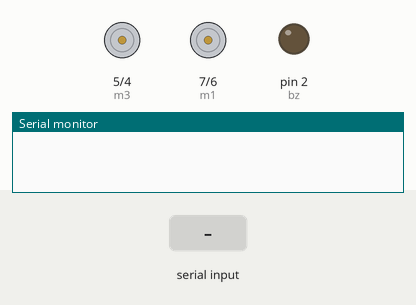
Recording of a sketch running on a simulated Arduino Uno, built with avr-gcc and run on an emulated ATmega328P. Parts: motor-driver pin pairs drawn as motors (green arrow = first pin HIGH = forward, orange = second pin HIGH = backward, longer = more drive), output pins drawn as LEDs (lit = HIGH), the last lines printed to the serial monitor. The inputs (shaded band) are chosen by the test bench.

Above: at 1.2 s.
1.3 s: "1" received over Serial
At 2.1 s:
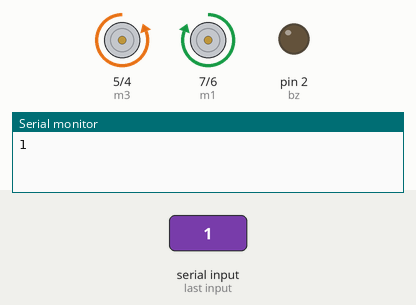
2.8 s: "2" received over Serial
At 3.2 s:
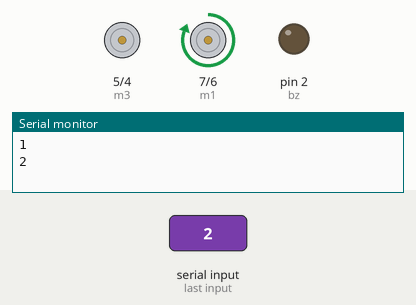
4.3 s: "3" received over Serial
At 5.5 s:
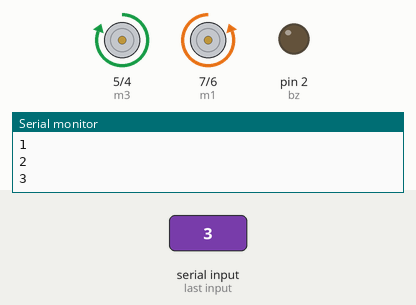
5.8 s: "4" received over Serial
At 6.7 s:
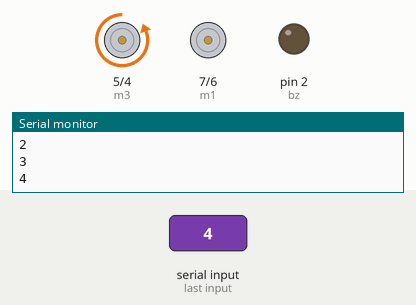
7.3 s: "5" received over Serial
At 7.8 s:
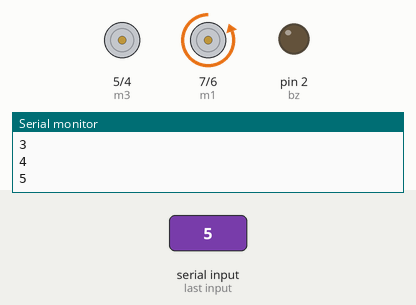
8.8 s: "6" received over Serial
At 10.2 s:
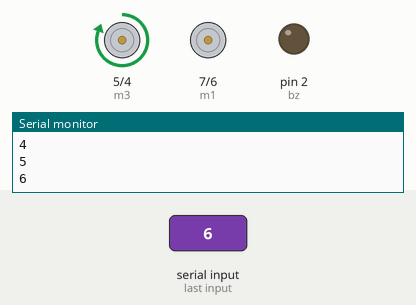
Timing chart, 0 to 11.3 s (numbered marks = the images above; inputs shaded):
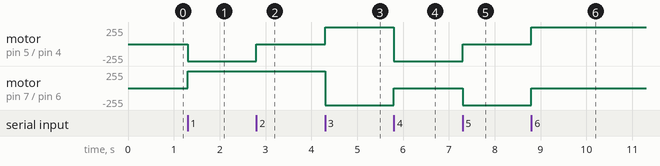

Measured:
- after the input at 1.3 s, motor on pin 5 (m3) / pin 4 (m4): stopped → backward 255/255 at once; motor on pin 7 (m1) / pin 6 (m2): stopped → forward 255/255 at once
- after the input at 2.8 s, motor on pin 5 (m3) / pin 4 (m4): backward 255/255 → stopped at once
- after the input at 4.3 s, motor on pin 5 (m3) / pin 4 (m4): stopped → forward 255/255 at once; motor on pin 7 (m1) / pin 6 (m2): forward 255/255 → backward 255/255 at once
- after the input at 5.8 s, motor on pin 5 (m3) / pin 4 (m4): forward 255/255 → backward 255/255 at once; motor on pin 7 (m1) / pin 6 (m2): backward 255/255 → stopped at once
- after the input at 7.3 s, motor on pin 5 (m3) / pin 4 (m4): backward 255/255 → stopped at once; motor on pin 7 (m1) / pin 6 (m2): stopped → backward 255/255 at once
- after the input at 8.8 s, motor on pin 5 (m3) / pin 4 (m4): stopped → forward 255/255 at once; motor on pin 7 (m1) / pin 6 (m2): backward 255/255 → stopped at once

The sketch:

bluetooooooth.ino
```cpp
 char junk;
  String inputString="";
   const int m1  = 7;
   const int m2  = 6;
   const int m3  = 5;
   const int m4  = 4;
   const int bz = 2;
 void setup()  {
  Serial.begin(9600);
    pinMode(m1, OUTPUT);
    pinMode(m2, OUTPUT);
    pinMode(m3, OUTPUT);
    pinMode(m4, OUTPUT);
    pinMode(bz, OUTPUT);
    }
 void loop() {
  if(Serial.available()){
   while(Serial.available())
    {
      char inChar = (char)Serial.read(); //read the input
      inputString += inChar;        //make a string of the characters coming on serial
    }
     Serial.println(inputString);
     while (Serial.available() > 0)
     { junk = Serial.read() ; }
     if(inputString == "0"){
       digitalWrite(m1,LOW);
       digitalWrite(m2,LOW);
       digitalWrite(m3,LOW);
       digitalWrite(m4,LOW);
    }else if(inputString == "1"){
       digitalWrite(m1,HIGH);
       digitalWrite(m2,LOW);
       digitalWrite(m3,LOW);
       digitalWrite(m4,HIGH);
    }else if(inputString == "2"){
       digitalWrite(m1,HIGH);
       digitalWrite(m2,LOW);
       digitalWrite(m3,LOW);
       digitalWrite(m4,LOW);
    }else if(inputString == "3"){
       digitalWrite(m1,LOW);
       digitalWrite(m2,HIGH);
       digitalWrite(m3,HIGH);
       digitalWrite(m4,LOW);
    }else if(inputString == "4"){
       digitalWrite(m1,LOW);
       digitalWrite(m2,LOW);
       digitalWrite(m3,LOW);
       digitalWrite(m4,HIGH);
    }else if(inputString == "5"){
       digitalWrite(m1,LOW);
       digitalWrite(m2,HIGH);
       digitalWrite(m3,LOW);
       digitalWrite(m4,LOW);
    }else if(inputString == "6"){
       digitalWrite(m1,LOW);
       digitalWrite(m2,LOW);
       digitalWrite(m3,HIGH);
       digitalWrite(m4,LOW);
    }else if(inputString == "7"){
       digitalWrite(m1,HIGH);
       digitalWrite(m2,LOW);
       digitalWrite(m3,HIGH);
       digitalWrite(m4,LOW);
    }else if(inputString == "8"){
       digitalWrite(m1,LOW);
       digitalWrite(m2,HIGH);
       digitalWrite(m3,LOW);
       digitalWrite(m4,HIGH);
    }else if(inputString == "9"){
    digitalWrite(bz,HIGH);
    delay(300);
    digitalWrite(bz,LOW);
   delay(100);
      digitalWrite(bz,HIGH);
    delay(300);
    digitalWrite(bz,LOW);
   delay(100);
     digitalWrite(bz,HIGH);
    delay(300);
    digitalWrite(bz,LOW);
   delay(100);
     digitalWrite(bz,HIGH);
    delay(300);
    digitalWrite(bz,LOW);
   delay(100);
     digitalWrite(bz,HIGH);
    delay(300);
    digitalWrite(bz,LOW);
   delay(100);
     digitalWrite(bz,HIGH);
    delay(300);
    digitalWrite(bz,LOW);
    }
    inputString = "";
  }
}
```
